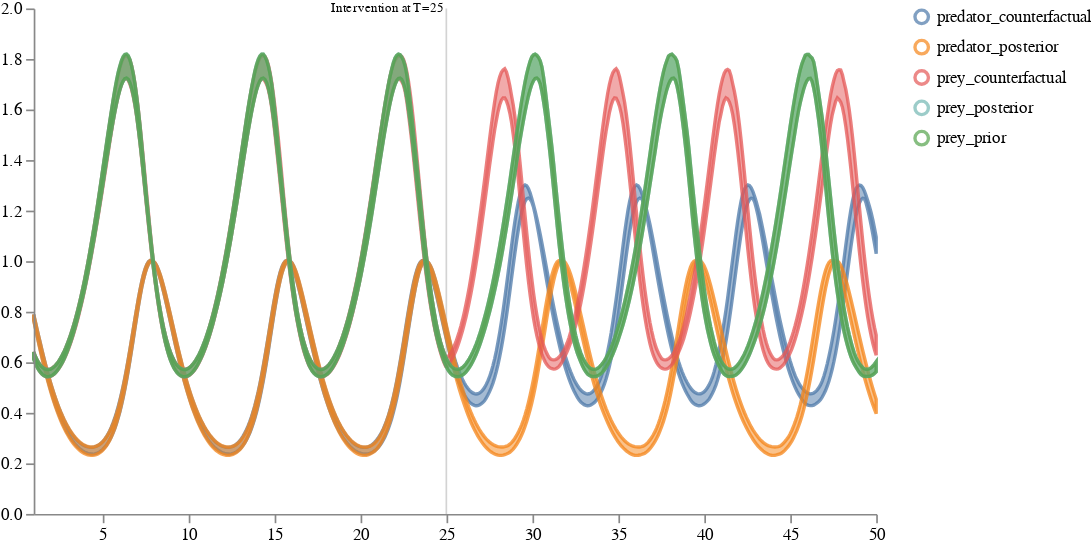

Write notebook code for a chart like this one.
### Code cell
counterfactual_samples_df = convert_to_output_format(counterfactual_samples,
                                                     tspan, time_unit="years")
dists = pd.DataFrame({
    'timepoint_years': prior_samples_df['timepoint_years'],    
    'prey_prior': posterior_samples_df['prey_population_sol'],
    'prey_posterior': posterior_samples_df['prey_population_sol'], 
    'predator_posterior': posterior_samples_df['predator_population_sol'],
    'prey_counterfactual': counterfactual_samples_df['prey_population_sol'],
    'predator_counterfactual': counterfactual_samples_df['predator_population_sol']
    })

schema = plots.trajectories(dists, markers={"Intervention at T=25": 25})
plots.ipy_display(schema)

### Figure 1 — Vega specification as saved in the notebook (floating-point values rounded to 4 significant figures; data arrays with more than 128 entries replaced by an {"elided": "..."} marker saying what was removed)
{"$schema": "https://vega.github.io/schema/vega/v5.json", "axes": [{"name": "x_axis", "orient": "bottom", "scale": "xscale", "zindex": 100}, {"name": "y_axis", "orient": "left", "scale": "yscale", "zindex": 100}], "data": [{"name": "distributions", "values": {"elided": "2500 records"}}, {"name": "traces", "transform": [{"expr": "isValid(datum.value)", "type": "filter"}], "values": []}, {"name": "points", "values": []}, {"name": "markers", "values": [{"label": "Intervention at T=25", "timepoint": 25}]}, {"name": "selected", "on": [{"remove": true, "trigger": "clear"}, {"remove": true, "trigger": "!shift"}, {"insert": "clicked", "trigger": "!shift && clicked"}, {"toggle": "clicked", "trigger": "shift && clicked"}]}], "height": 300, "legends": [{"encode": {"labels": {"interactive": true, "name": "legendLabel", "update": {"opacity": [{"test": "!length(data('selected')) || indata('selected', 'value', datum.value)", "value": 1}, {"value": 0.25}]}}, "symbols": {"interactive": true, "name": "legendSymbol", "update": {"fill": {"value": "transparent"}, "opacity": [{"test": "!length(data('selected')) || indata('selected', 'value', datum.value)", "value": 0.7}, {"value": 0.15}], "size": {"value": 64}, "strokeWidth": {"value": 2}}}}, "name": "color_legend", "stroke": "color"}], "marks": [{"from": {"facet": {"data": "points", "groupby": "trajectory", "name": "points_split"}}, "marks": [{"encode": {"hover": {"fillOpacity": {"value": 0.9}}, "update": {"fill": {"field": "trajectory", "scale": "color"}, "fillOpacity": [{"test": "!length(data('selected')) || indata('selected', 'value', datum.trajectory)", "value": 0.5}, {"value": 0.15}], "size": {"value": 10}, "stroke": {"field": "trajectory", "scale": "color"}, "strokeOpacity": [{"test": "!length(data('selected')) || indata('selected', 'value', datum.trajectory)", "value": 0.75}, {"value": 0.15}], "strokeWidth": {"value": 2}, "tooltip": {"field": "value"}, "x": {"field": "timepoint", "scale": "xscale"}, "y": {"field": "value", "scale": "yscale"}}}, "from": {"data": "points"}, "name": "_points_symbol", "type": "symbol", "zindex": 3}, {"encode": {"hover": {"fillOpacity": {"value": 0.9}}, "update": {"interpolate": {"value": "linear"}, "stroke": {"field": "trajectory", "scale": "color"}, "strokeOpacity": [{"test": "!length(data('selected')) || indata('selected', 'value', datum.trajectory)", "value": 0.3}, {"value": 0.1}], "strokeWidth": {"value": 2}, "x": {"field": "timepoint", "scale": "xscale"}, "y": {"field": "value", "scale": "yscale"}}}, "from": {"data": "points"}, "name": "_points_line", "type": "line", "zindex": 3}], "name": "_points", "type": "group", "zindex": 3}, {"from": {"facet": {"data": "traces", "groupby": "trajectory", "name": "traces_split"}}, "marks": [{"encode": {"hover": {"fillOpacity": {"value": 0.9}}, "update": {"interpolate": {"value": "linear"}, "stroke": {"field": "trajectory", "scale": "color"}, "strokeOpacity": [{"test": "!length(data('selected')) || indata('selected', 'value', datum.trajectory)", "value": 0.75}, {"value": 0.15}], "strokeWidth": {"value": 2}, "x": {"field": "timepoint", "scale": "xscale"}, "y": {"field": "value", "scale": "yscale"}}}, "from": {"data": "traces_split"}, "name": "_traces_lines", "type": "line"}], "name": "_traces", "type": "group", "zindex": 2}, {"from": {"facet": {"data": "distributions", "groupby": "trajectory", "name": "trajectory_split"}}, "marks": [{"encode": {"hover": {"fillOpacity": {"value": 0.9}}, "update": {"fill": {"field": "trajectory", "scale": "color"}, "fillOpacity": [{"test": "!length(data('selected')) || indata('selected', 'value', datum.trajectory)", "value": 0.5}, {"value": 0.15}], "interpolate": {"value": "linear"}, "stroke": {"field": "trajectory", "scale": "color"}, "strokeOpacity": [{"test": "!length(data('selected')) || indata('selected', 'value', datum.trajectory)", "value": 0.75}, {"value": 0.15}], "strokeWidth": {"value": 2}, "x": {"field": "timepoint", "scale": "xscale"}, "y": {"field": "upper", "scale": "yscale"}, "y2": {"field": "lower", "scale": "yscale"}}}, "from": {"data": "trajectory_split"}, "type": "area"}], "name": "_distributions", "type": "group", "zindex": 1}, {"marks": [{"encode": {"enter": {"stroke": {"value": "lightgray"}}, "update": {"opacity": {"value": 1}, "x": {"field": "timepoint", "scale": "xscale"}, "y": {"signal": "height"}, "y2": {"value": 0}}}, "from": {"data": "markers"}, "name": "_marker text", "type": "rule"}, {"encode": {"enter": {"fontSize": {"value": 8}, "text": {"field": "datum.label"}, "y": {"value": 0}}}, "from": {"data": "_marker text"}, "name": "_marker flags", "transform": [{"as": ["x", "_y", "opacity", "align", "baseline"], "lineAnchor": "start", "offset": [1], "size": {"signal": "[width, height]"}, "type": "label"}], "type": "text"}], "name": "_markers", "type": "group"}], "scales": [{"domain": {"fields": [{"data": "distributions", "field": "timepoint"}, {"data": "traces", "field": "timepoint"}, {"data": "points", "field": "timepoint"}, {"data": "markers", "field": "timepoint"}]}, "name": "xscale", "range": "width", "type": "linear", "zero": false}, {"domain": {"fields": [{"data": "distributions", "field": "lower"}, {"data": "distributions", "field": "upper"}, {"data": "traces", "field": "value"}, {"data": "points", "field": "value"}]}, "name": "yscale", "nice": true, "range": "height", "type": "linear", "zero": true}, {"domain": {"fields": [{"data": "distributions", "field": "trajectory"}, {"data": "traces", "field": "trajectory"}, {"data": "points", "field": "trajectory"}]}, "name": "color", "range": "category", "type": "ordinal"}], "signals": [{"name": "clear", "on": [{"events": "mouseup[!event.item]", "force": true, "update": "true"}], "value": true}, {"name": "shift", "on": [{"events": "@legendSymbol:click, @legendLabel:click", "force": true, "update": "event.shiftKey"}], "value": false}, {"name": "clicked", "on": [{"events": "@legendSymbol:click, @legendLabel:click", "force": true, "update": "{value: datum.value}"}], "value": null}], "width": 500}
